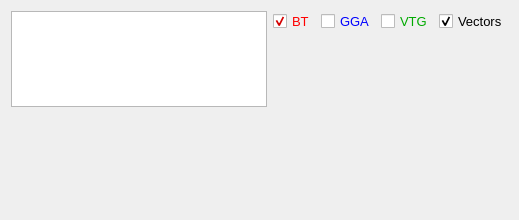
          <widget class="QWidget" name="tab_gps_2_gpsbt">
           <attribute name="title">
            <string>GPS - BT</string>
           </attribute>
           <layout class="QGridLayout" name="gridLayout_46">
            <item row="0" column="0">
             <layout class="QHBoxLayout" name="horizontalLayout_73" stretch="6,4">
              <item>
               <layout class="QVBoxLayout" name="verticalLayout_68" stretch="5,5">
                <item>
                 <widget class="QTableWidget" name="table_gps_bt">
                  <property name="font">
                   <font>
                    <pointsize>10</pointsize>
                   </font>
                  </property>
                 </widget>
                </item>
                <item>
                 <widget class="QWidget" name="graph_gps_bt_ts" native="true"/>
                </item>
               </layout>
              </item>
              <item>
               <layout class="QVBoxLayout" name="verticalLayout_67" stretch="1,9">
                <item>
                 <layout class="QHBoxLayout" name="horizontalLayout_72">
                  <item>
                   <widget class="QCheckBox" name="cb_gps_bt_2">
                    <property name="palette">
                     <palette>
                      <active>
                       <colorrole role="WindowText">
                        <brush brushstyle="SolidPattern">
                         <color alpha="255">
                          <red>255</red>
                          <green>0</green>
                          <blue>0</blue>
                         </color>
                        </brush>
                       </colorrole>
                       <colorrole role="Text">
                        <brush brushstyle="SolidPattern">
                         <color alpha="255">
                          <red>255</red>
                          <green>0</green>
                          <blue>0</blue>
                         </color>
                        </brush>
                       </colorrole>
                       <colorrole role="PlaceholderText">
                        <brush brushstyle="SolidPattern">
                         <color alpha="128">
                          <red>255</red>
                          <green>0</green>
                          <blue>0</blue>
                         </color>
                        </brush>
                       </colorrole>
                      </active>
                      <inactive>
                       <colorrole role="WindowText">
                        <brush brushstyle="SolidPattern">
                         <color alpha="255">
                          <red>255</red>
                          <green>0</green>
                          <blue>0</blue>
                         </color>
                        </brush>
                       </colorrole>
                       <colorrole role="Text">
                        <brush brushstyle="SolidPattern">
                         <color alpha="255">
                          <red>255</red>
                          <green>0</green>
                          <blue>0</blue>
                         </color>
                        </brush>
                       </colorrole>
                       <colorrole role="PlaceholderText">
                        <brush brushstyle="SolidPattern">
                         <color alpha="128">
                          <red>255</red>
                          <green>0</green>
                          <blue>0</blue>
                         </color>
                        </brush>
                       </colorrole>
                      </inactive>
                      <disabled>
                       <colorrole role="WindowText">
                        <brush brushstyle="SolidPattern">
                         <color alpha="255">
                          <red>120</red>
                          <green>120</green>
                          <blue>120</blue>
                         </color>
                        </brush>
                       </colorrole>
                       <colorrole role="Text">
                        <brush brushstyle="SolidPattern">
                         <color alpha="255">
                          <red>120</red>
                          <green>120</green>
                          <blue>120</blue>
                         </color>
                        </brush>
                       </colorrole>
                       <colorrole role="PlaceholderText">
                        <brush brushstyle="SolidPattern">
                         <color alpha="128">
                          <red>0</red>
                          <green>0</green>
                          <blue>0</blue>
                         </color>
                        </brush>
                       </colorrole>
                      </disabled>
                     </palette>
                    </property>
                    <property name="font">
                     <font>
                      <pointsize>10</pointsize>
                     </font>
                    </property>
                    <property name="text">
                     <string>BT</string>
                    </property>
                    <property name="checked">
                     <bool>true</bool>
                    </property>
                   </widget>
                  </item>
                  <item>
                   <widget class="QCheckBox" name="cb_gps_gga_2">
                    <property name="palette">
                     <palette>
                      <active>
                       <colorrole role="WindowText">
                        <brush brushstyle="SolidPattern">
                         <color alpha="255">
                          <red>0</red>
                          <green>0</green>
                          <blue>255</blue>
                         </color>
                        </brush>
                       </colorrole>
                      </active>
                      <inactive>
                       <colorrole role="WindowText">
                        <brush brushstyle="SolidPattern">
                         <color alpha="255">
                          <red>0</red>
                          <green>0</green>
                          <blue>255</blue>
                         </color>
                        </brush>
                       </colorrole>
                      </inactive>
                      <disabled>
                       <colorrole role="WindowText">
                        <brush brushstyle="SolidPattern">
                         <color alpha="255">
                          <red>120</red>
                          <green>120</green>
                          <blue>120</blue>
                         </color>
                        </brush>
                       </colorrole>
                      </disabled>
                     </palette>
                    </property>
                    <property name="font">
                     <font>
                      <pointsize>10</pointsize>
                     </font>
                    </property>
                    <property name="text">
                     <string>GGA</string>
                    </property>
                   </widget>
                  </item>
                  <item>
                   <widget class="QCheckBox" name="cb_gps_vtg_2">
                    <property name="palette">
                     <palette>
                      <active>
                       <colorrole role="WindowText">
                        <brush brushstyle="SolidPattern">
                         <color alpha="255">
                          <red>0</red>
                          <green>170</green>
                          <blue>0</blue>
                         </color>
                        </brush>
                       </colorrole>
                      </active>
                      <inactive>
                       <colorrole role="WindowText">
                        <brush brushstyle="SolidPattern">
                         <color alpha="255">
                          <red>0</red>
                          <green>170</green>
                          <blue>0</blue>
                         </color>
                        </brush>
                       </colorrole>
                      </inactive>
                      <disabled>
                       <colorrole role="WindowText">
                        <brush brushstyle="SolidPattern">
                         <color alpha="255">
                          <red>120</red>
                          <green>120</green>
                          <blue>120</blue>
                         </color>
                        </brush>
                       </colorrole>
                      </disabled>
                     </palette>
                    </property>
                    <property name="font">
                     <font>
                      <pointsize>10</pointsize>
                     </font>
                    </property>
                    <property name="text">
                     <string>VTG</string>
                    </property>
                   </widget>
                  </item>
                  <item>
                   <widget class="QCheckBox" name="cb_gps_vectors_2">
                    <property name="font">
                     <font>
                      <pointsize>10</pointsize>
                     </font>
                    </property>
                    <property name="text">
                     <string>Vectors</string>
                    </property>
                    <property name="checked">
                     <bool>true</bool>
                    </property>
                   </widget>
                  </item>
                 </layout>
                </item>
                <item>
                 <widget class="QWidget" name="graph_gps_st_2" native="true"/>
                </item>
               </layout>
              </item>
             </layout>
            </item>
           </layout>
          </widget>
